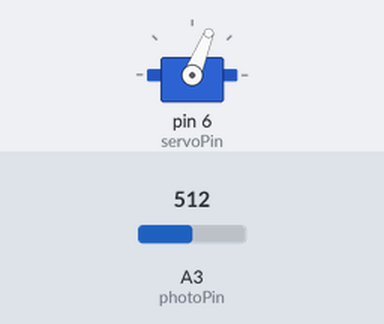
Bench run of a sketch on a simulated Arduino Uno, built with avr-gcc and run on an emulated ATmega328P. On the bench: servo. The test bench sets the inputs (shaded band); at power-on: A3 (photoPin) = 512. What the sketch prints to the serial monitor is not drawn.

Above: at 1.8 s.
1.9 s: A3 (photoPin) set to 716
At 3.2 s:
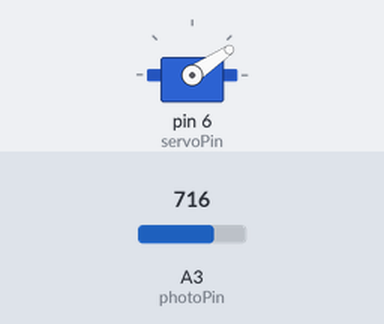
3.5 s: A3 (photoPin) set to 306
At 5.0 s:
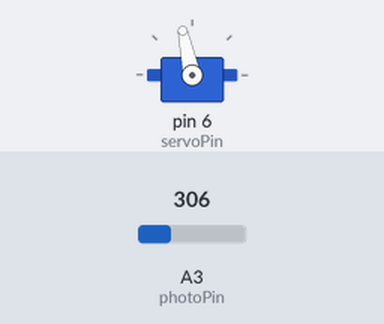
5.5 s: A3 (photoPin) set to 135
At 6.6 s:
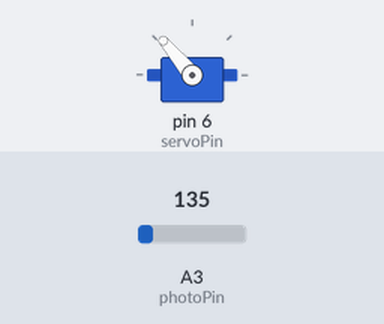
7.5 s: A3 (photoPin) set to 75
At 9.2 s:
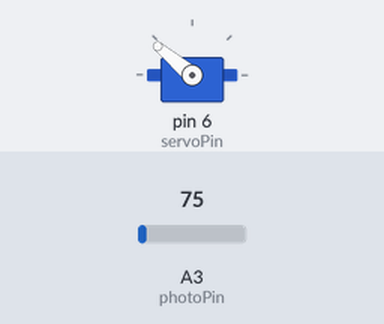
9.5 s: A3 (photoPin) set to 385
At 11.0 s:
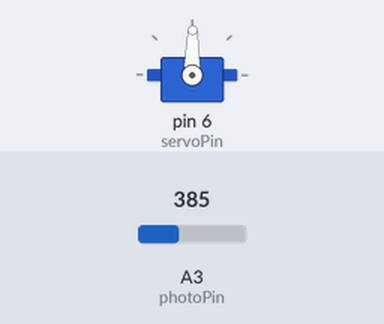
11.5 s: A3 (photoPin) set to 416
At 12.5 s:
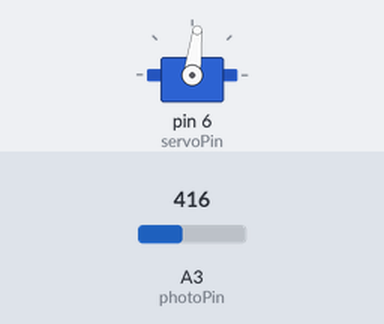
Timing chart, 0 to 14.5 s (numbered marks = the images above; inputs shaded):
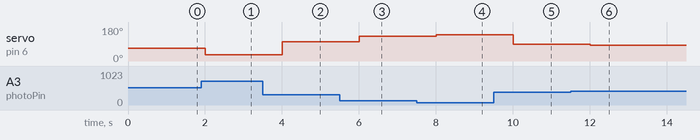

Measured:
- after the input at 1.9 s, servo on pin 6 (servoPin): 68° → 34° after 0.10 s
- after the input at 3.5 s, servo on pin 6 (servoPin): 34° → 102° after 0.50 s
- after the input at 5.5 s, servo on pin 6 (servoPin): 102° → 130° after 0.51 s
- after the input at 7.5 s, servo on pin 6 (servoPin): 130° → 140° after 0.51 s
- after the input at 9.5 s, servo on pin 6 (servoPin): 140° → 89° after 0.51 s
- after the input at 11.5 s, servo on pin 6 (servoPin): 89° → 83° after 0.51 s

The sketch:

ServoWeather.ino
```cpp
#include <Servo.h>
Servo myServo;
int servoPosition;
int servoPin = 6;
int photoPin = A3;
int resVolt;
int dt = 500;

void setup() {
  // put your setup code here, to run once:
Serial.begin(9600);
myServo.attach(servoPin);
pinMode(photoPin, INPUT);
pinMode(servoPin, OUTPUT);
}

void loop() {
  // put your main code here, to run repeatedly:

resVolt = analogRead(photoPin);
Serial.print("Read Voltage = ");
Serial.println(resVolt);
servoPosition = (-145./879.) * (resVolt - 925.);
Serial.println(servoPosition);
myServo.write(servoPosition);
delay(dt);

if(servoPosition > 0 && servoPosition <= 45){
  Serial.println("Summer babes: ");
  Serial.println(servoPosition);
  delay(dt);

}

if(servoPosition > 45 && servoPosition <= 85){
  Serial.println("Condusive Weather: ");
  Serial.println(servoPosition);
  delay(dt);
}

if(servoPosition > 85 && servoPosition < 145){
  Serial.print("Very Cold Weather: ");
  delay(dt);
}

}
```
